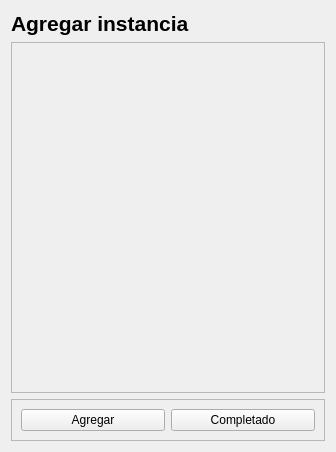
<?xml version="1.0" encoding="UTF-8"?>
<ui version="4.0">
 <class>Form</class>
 <widget class="QWidget" name="Form">
  <property name="geometry">
   <rect>
    <x>0</x>
    <y>0</y>
    <width>336</width>
    <height>452</height>
   </rect>
  </property>
  <property name="windowTitle">
   <string>Agregar instancia</string>
  </property>
  <layout class="QVBoxLayout" name="verticalLayout">
   <item>
    <widget class="QLabel" name="label">
     <property name="font">
      <font>
       <pointsize>16</pointsize>
       <weight>75</weight>
       <bold>true</bold>
      </font>
     </property>
     <property name="text">
      <string>Agregar instancia</string>
     </property>
    </widget>
   </item>
   <item>
    <widget class="QScrollArea" name="scrollArea">
     <property name="widgetResizable">
      <bool>true</bool>
     </property>
     <widget class="QWidget" name="scrollAreaWidgetContents">
      <property name="geometry">
       <rect>
        <x>0</x>
        <y>0</y>
        <width>316</width>
        <height>352</height>
       </rect>
      </property>
      <property name="sizePolicy">
       <sizepolicy hsizetype="Expanding" vsizetype="Expanding">
        <horstretch>0</horstretch>
        <verstretch>0</verstretch>
       </sizepolicy>
      </property>
      <widget class="QWidget" name="formLayoutWidget">
       <property name="geometry">
        <rect>
         <x>0</x>
         <y>0</y>
         <width>311</width>
         <height>351</height>
        </rect>
       </property>
       <layout class="QFormLayout" name="formLayout">
        <property name="leftMargin">
         <number>5</number>
        </property>
        <property name="topMargin">
         <number>5</number>
        </property>
        <property name="rightMargin">
         <number>5</number>
        </property>
        <property name="bottomMargin">
         <number>5</number>
        </property>
       </layout>
      </widget>
     </widget>
    </widget>
   </item>
   <item>
    <widget class="QFrame" name="frame">
     <property name="frameShape">
      <enum>QFrame::StyledPanel</enum>
     </property>
     <property name="frameShadow">
      <enum>QFrame::Raised</enum>
     </property>
     <layout class="QHBoxLayout" name="horizontalLayout">
      <item>
       <widget class="QPushButton" name="btnAgregar">
        <property name="text">
         <string>Agregar</string>
        </property>
       </widget>
      </item>
      <item>
       <widget class="QPushButton" name="btnCompletado">
        <property name="text">
         <string>Completado</string>
        </property>
       </widget>
      </item>
     </layout>
    </widget>
   </item>
  </layout>
 </widget>
 <resources/>
 <connections/>
</ui>
